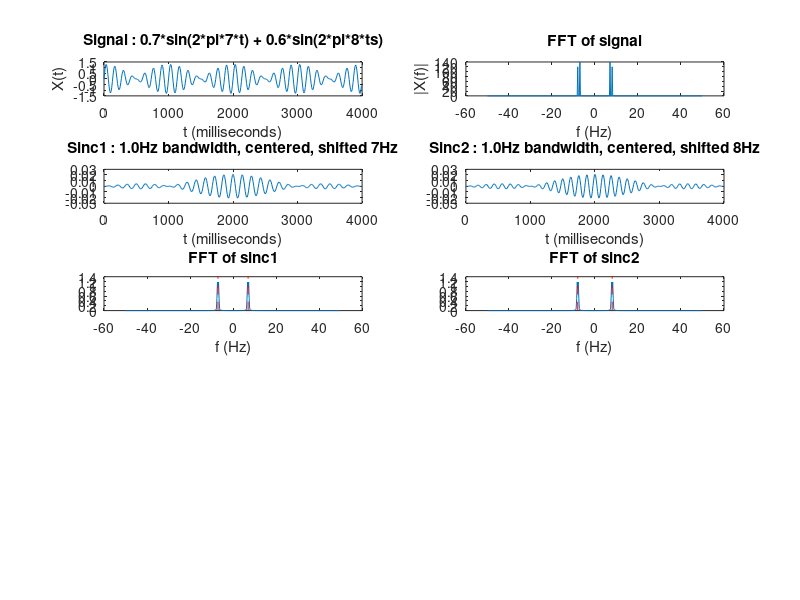

This figure's MATLAB source: (Note: this script raises an error after producing the figure.)
close all;
clear;
clc;

%% Variables
Ls = 400;           % Length of signal
Lf = Ls;            % Length of filter
Fs = 100;           % Sampling frequency
T = 1 / Fs;         % Sampling period
ts = (0:Ls-1) * T;  % Time vector of signal
tf = (0:Lf-1) * T;  % Time vector of filter

Freq1 = 7;
Freq2 = 8;
Amp1 = 0.7;
Amp2 = 0.6;
% AmpN = 0.01;
bandw = 1;
freq1 = Freq1;
freq2 = Freq2;

plotCol = 5;
plotInd = 0;

%% Signal generation
S1 = Amp1 * sin(2 * pi * Freq1 * ts);
S2 = Amp2 * sin(2 * pi * Freq2 * ts);
S = S1 + S2;
% X = S + AmpN * randn(size(ts));
X = S;

figure('units', 'normalized', 'outerposition', [0 0 1 1]);
plotInd = plotInd + 1;
subplot(plotCol, 2, plotInd);
plot(ts * 1e3, X);
title(sprintf('Signal : %.1f*sin(2*pi*%d*t) + %.1f*sin(2*pi*%d*ts)', Amp1, Freq1, Amp2, Freq2));
xlabel('t (milliseconds)');
ylabel('X(t)');

%% FFT of received signal
Y = fftshift(fft(X(1:Lf), Lf));
abscissa = linspace(-Fs / 2, Fs / 2 - Fs / Lf, length(Y));
plotInd = plotInd + 1;
subplot(plotCol, 2, plotInd);
plot(abscissa, abs(Y));
title('FFT of signal');
xlabel('f (Hz)');
ylabel('|X(f)|');

%% Sinc filters
A1 = sinc(bandw * (tf - (Lf/Fs/2))) .* cos(2 * pi * freq1 * tf);
A1 = A1 ./ sum(abs(A1) .^ 2);   % Normalization
plotInd = plotInd + 1;
subplot(plotCol, 2, plotInd);
plot(tf * 1e3, A1);
title(sprintf('Sinc1 : %.1fHz bandwidth, centered, shifted %dHz', bandw, freq1));
xlabel('t (milliseconds)');

A2 = sinc(bandw * (tf - (Lf/Fs/2))) .* cos(2 * pi * freq2 * tf);
A2 = A2 ./ sum(abs(A2) .^ 2);   % Normalization
plotInd = plotInd + 1;
subplot(plotCol, 2, plotInd);
plot(tf * 1e3, A2);
title(sprintf('Sinc2 : %.1fHz bandwidth, centered, shifted %dHz', bandw, freq2));
xlabel('t (milliseconds)');

%% Examination of sinc filters using FFT and IFFT
test1FFT = fftshift(fft(A1, Lf));
plotInd = plotInd + 1;
subplot(plotCol, 2, plotInd);
plot(abscissa, abs(test1FFT));
line([Freq1 Freq1 ; -Freq1 -Freq1]', [get(gca, 'YLim') ; get(gca, 'YLim')]', 'Color', 'red', 'LineStyle', '--');
title('FFT of sinc1');
xlabel('f (Hz)');

test2FFT = fftshift(fft(A2, Lf));
plotInd = plotInd + 1;
subplot(plotCol, 2, plotInd);
plot(abscissa, abs(test2FFT));
line([Freq2 Freq2 ; -Freq2 -Freq2]', [get(gca, 'YLim') ; get(gca, 'YLim')]', 'Color', 'red', 'LineStyle', '--');
title('FFT of sinc2');
xlabel('f (Hz)');

%% Convolution
B1 = conv(X(1:Lf), A1, 'same');
C1 = test_convolution(X(1:Lf), A1, 'same');
plotInd = plotInd + 1;
subplot(plotCol, 2, plotInd);
plot(tf * 1e3, B1, tf * 1e3, C1, '-.');
legend('matlab function', 'test function', 'Location', 'southeast');
title('Convolution of signal and sinc1');
xlabel('t (milliseconds)');

B2 = conv(X(1:Lf), A2, 'same');
C2 = test_convolution(X(1:Lf), A2, 'same');
plotInd = plotInd + 1;
subplot(plotCol, 2, plotInd);
plot(tf * 1e3, B2, tf * 1e3, C2, '-.');
legend('matlab function', 'test function', 'Location', 'southeast');
title('Convolution of signal and sinc2');
xlabel('t (milliseconds)');

%% Comparison of powers
Pwr_S1 = sum(S1(1:Lf) .^ 2);
Pwr_S2 = sum(S2(1:Lf) .^ 2);
Pwr_B1 = sum(B1 .^ 2);
Pwr_B2 = sum(B2 .^ 2);
Pwr_C1 = sum(C1 .^ 2);
Pwr_C2 = sum(C2 .^ 2);
Pwr = [Pwr_S1 Pwr_B1 Pwr_C1 ; Pwr_S2 Pwr_B2 Pwr_C2];
plotInd = plotInd + 1;
subplot(plotCol, 2, plotInd);
bar(Pwr);
set(gca, 'XTickLabel', {sprintf('%dHz', freq1), sprintf('%dHz', freq2)});
title('Comparison of signal powers');
legend('source', 'matlab function', 'test function', 'Location', 'southeast', 'Orientation', 'horizontal');

%% Loss powers of signal
LossPwr_B1 = (1 - Pwr_B1 / Pwr_S1) * 100;   % Loss of signal (%)
LossPwr_B2 = (1 - Pwr_B2 / Pwr_S2) * 100;   % Loss of signal (%)
LossPwr_C1 = (1 - Pwr_C1 / Pwr_S1) * 100;   % Loss of signal (%)
LossPwr_C2 = (1 - Pwr_C2 / Pwr_S2) * 100;   % Loss of signal (%)
Loss = [LossPwr_B1 LossPwr_C1 ; LossPwr_B2 LossPwr_C2];
plotInd = plotInd + 1;
subplot(plotCol, 2, plotInd);
bar(Loss);
set(gca, 'XTickLabel', {sprintf('%dHz', freq1), sprintf('%dHz', freq2)});
title('Loss powers of signal (%)');
legend('matlab function', 'test function');
ylabel('percentage');
ylim([0 100]);
